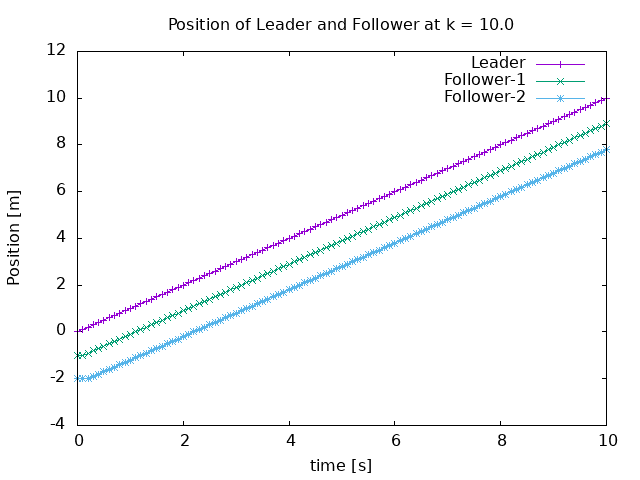

Write gnuplot code to recreate this figure.
set terminal png
set output 'plot-03.png'

set xrange [ 0: 10 ]
set yrange [ -4: 12 ]

set xlabel 'time [s]'
set xlabel font "Arial,12"

set ylabel 'Position [m]'
set ylabel font "Arial,12"

set title 'Position of Leader and Follower at k = 10.0'
set title font'Arial,12'

plot 'out-03.txt' u 1:3 w lp t 'Leader', 'out-03.txt' u 1:5 w lp t 'Follower-1', 'out-03.txt' u 1:7 w lp t 'Follower-2'

set terminal qt
set output
